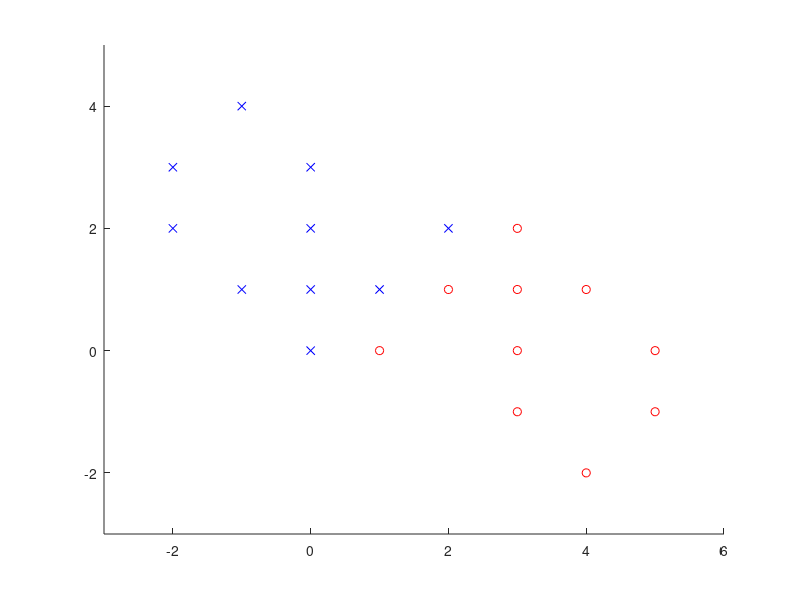

The MATLAB script that drew this image: (Note: this script raises an error after producing the figure.)
X = [-2 -2 -1 -1  0  0  0  0  1  1  2  2  3  3  3  3   4  4  5  5;...
      2  3  1  4  0  1  2  3  0  1  1  2 -1  0  1  2  -2  1 -1  0];
T = [-1 -1 -1 -1 -1 -1 -1 -1  1 -1  1 -1  1  1  1  1   1  1  1  1];

%%
%punctul 1
eticheta1 = find(T==1);
etichetaMinus1 = find(T==-1);
figure(1), hold on;
plot(X(1,eticheta1),X(2,eticheta1),'or');
plot(X(1,etichetaMinus1),X(2,etichetaMinus1),'xb');
axis([min(X(1,:))-1 max(X(1,:))+1 min(X(2,:))-1 max(X(2,:))+1]);

%%
%punctul 2 solutia ecuatiei generale
M = [ones(1,size(X,2)); X];
beta = inv(M*M')*M*T';
bstar = beta(1);
wstar = beta(2:end);
figure(1);
dreaptaSolutieGlobala = plotpc(wstar',bstar);
set(dreaptaSolutieGlobala,'color','m','linewidth',6);

%%
%punctul 3
%creare perceptron cu functia de transfer purelin
net = newp([min(X(1,:)) max(X(1,:));min(X(2,:)) max(X(2,:))],1,'purelin');
%antrenare batch pentru cazul general
net.trainFcn = 'trainb';
net.inputWeights{1}.initFcn = 'initzero';
net.inputWeights{1}.learnFcn = 'learnwh';
net.inputWeights{1}.learnParam.lr = 0.005;
net.biases{1}.initFcn = 'initzero';
net.biases{1}.learnFcn = 'learnwh';
net.biases{1}.learnParam.lr = 0.005;
net.trainParam.epochs = 200;

net = train(net,X,T);

dreaptaSolutieInvatata = plotpc(net.IW{1},net.b{1});
set(dreaptaSolutieInvatata,'color','k','linewidth',2);

title('Reprezentarea exemplelor si a dreptelor de separare');
legend('exemplele din clasa 1','exemplele din clasa -1','dreapta de separare data de Beta','dreapta de separare invatata');

%%
%retea fara bias 
%punctul 4: solutia ecuatiei generale
figure(2), hold on;
plot(X(1,eticheta1),X(2,eticheta1),'or');
plot(X(1,etichetaMinus1),X(2,etichetaMinus1),'xb');
axis([min(X(1,:))-1 max(X(1,:))+1 min(X(2,:))-1 max(X(2,:))+1]);
wstar = inv(X*X')*X*T';
bstar = 0;
dreaptaSolutieGlobalaB0 = plotpc(wstar',bstar);
set(dreaptaSolutieGlobalaB0,'color','m','linewidth',6);

%%
%punctul 5
%creare perceptron cu functia de transfer purelin
net = newp([min(X(1,:)) max(X(1,:));min(X(2,:)) max(X(2,:))],1,'purelin');
%antrenare batch pentru cazul particular b =0
%net.inputWeights{1}.initFcn = 'initzero';
net.inputWeights{1}.learnFcn = 'learnwh';
net.inputWeights{1}.learnParam.lr = 0.005;
net.biasConnect = 0;
net.trainFcn = 'trainb';
net.trainParam.epochs = 200;

net = train(net,X,T);
figure(2);hold on;
dreaptaSolutieInvatataB0Batch = plotpc(net.IW{1},0);
set(dreaptaSolutieInvatataB0Batch,'color','r','linewidth',2);

%%
%punctul 6
%reprezentare functie eroare J
a1 = -0.7:0.01:0.7;
a2 = -0.7:0.01:0.7;
[A1,A2] = meshgrid(a1,a2);
W = [A1(:) A2(:)];
J = 0.5*sum((W * X - repmat(T,size(W,1),1)).^2,2);
J = reshape(J,length(a1),length(a2));
figure(3), hold on
surf(a1,a2,J);
caxis([min(J(:))-.5*range(J(:)),max(J(:))]);
axis([-0.7 0.7 -0.7 0.7 0 max(J(:))+0.1])
xlabel('x1'); ylabel('x2'); zlabel('Functia criteriu J');

%keyboard;
%%
%punctul 7 - antrenare de tip batch cu memorare lui w^k
clear net
net = newp([min(X(1,:)) max(X(1,:));min(X(2,:)) max(X(2,:))],1,'purelin');
net.inputWeights{1}.learnFcn = 'learnwh';
net.inputWeights{1}.learnParam.lr = 0.005;
net.biasConnect = 0;
net.trainFcn = 'trainb';
net.trainParam.epochs = 1;
net.trainParam.showWindow = 0;
net.IW{1} = [-0.6 -0.6];
epocaCurenta = 1;%
epocaMaxima = 200;
w1 = zeros(2,epocaMaxima);
J1 = zeros(1,epocaMaxima);
w1(:,epocaCurenta) = net.IW{1};
J1(epocaCurenta) = 0.5* sum((w1(:,epocaCurenta)'*X - T).^2);
epocaCurenta = 2;

while(epocaCurenta<=epocaMaxima)
    [net, antrenare1] = train(net,X,T);
    w1(:,epocaCurenta) = net.IW{1};
    J1(epocaCurenta) = 0.5* sum((w1(:,epocaCurenta)'*X - T).^2);
    epocaCurenta = epocaCurenta+1;
end
figure(3);hold on;
%ploteaza primele 20 de iteratii
nrEpoci = 20;
for i=1:nrEpoci
    plot3([w1(1,i),w1(1,i+1)],[w1(2,i),w1(2,i+1)],[J1(i), J1(i+1)],'r','linewidth',2);
    pause(1);
    disp(['Epoca ' num2str(i)]);
end
%ultima epoca
i = 200;
plot3(w1(1,i),w1(2,i),J1(i),'or','MarkerSize',10);
figure(2);hold on;
keyboard;
%%
%punctul 8
%creare perceptron cu functia de transfer purelin
net = newp([min(X(1,:)) max(X(1,:));min(X(2,:)) max(X(2,:))],1,'purelin');
%antrenare incrementala cu prezentarea aleatoare a exemplelor
net.inputWeights{1}.initFcn = 'initzero';
net.inputWeights{1}.learnFcn = 'learnwh';
net.inputWeights{1}.learnParam.lr = 0.005;
net.biasConnect = 0;
net.trainFcn = 'trainr';
net.trainParam.epochs = 200;
net = train(net,X,T);
figure(2);hold on;
dreaptaSolutieInvatataB0OnlineAleator = plotpc(net.IW{1},0);
set(dreaptaSolutieInvatataB0OnlineAleator,'color','g','linewidth',2);
%
clear net
net = newp([min(X(1,:)) max(X(1,:));min(X(2,:)) max(X(2,:))],1,'purelin');
net.inputWeights{1}.learnFcn = 'learnwh';
net.inputWeights{1}.learnParam.lr = 0.005;
net.biasConnect = 0;
net.trainFcn = 'trainr';
net.trainParam.epochs = 1;
net.trainParam.showWindow = 0;
epocaCurenta = 1;
epocaMaxima = 200;
w2 = zeros(2,epocaMaxima);
J2 = zeros(1,epocaMaxima);
while(epocaCurenta<=epocaMaxima)
    [net, antrenare2] = train(net,X,T);
    w2(:,epocaCurenta) = net.IW{1};
    J2(epocaCurenta) = 0.5* sum((w2(:,epocaCurenta)'*X - T).^2);
    epocaCurenta = epocaCurenta+1;
end
figure(3);hold on;
%ploteaza primele 20 de iteratii
nrEpoci = 20;
for i=1:nrEpoci
    plot3([w2(1,i),w2(1,i+1)],[w2(2,i),w2(2,i+1)],[J2(i), J2(i+1)],'g','linewidth',2);
    pause(1);
end
%ultima epoca
i = 200;
plot3(w2(1,i),w2(2,i),J2(i),'xg','MarkerSize',10);


%punctul 9
%creare perceptron cu functia de transfer purelin
net = newp([min(X(1,:)) max(X(1,:));min(X(2,:)) max(X(2,:))],1,'purelin');
%antrenare incrementala cu prezentarea ciclica a exemplelor
net.inputWeights{1}.initFcn = 'initzero';
net.inputWeights{1}.learnFcn = 'learnwh';
net.inputWeights{1}.learnParam.lr = 0.005;
net.biasConnect = 0;
net.trainFcn = 'trainc';
net.trainParam.epochs = 200;
net = train(net,X,T);
figure(2);hold on;
dreaptaSolutieInvatataB0OnlineDeterminist = plotpc(net.IW{1},0);
set(dreaptaSolutieInvatataB0OnlineDeterminist,'color','b','linewidth',2);
title('Reprezentarea exemplelor si a dreptelor de separare pentru cazul retelei fara bias');
legend('exemplele din clasa 1','exemplele din clasa -1','dreapta de separare data de Beta','dreapta de separare pentru cazul batch',...
    'dreapta de separare pentru cazul incremental aleator', 'dreapta de separare pentru cazul incremental ciclic');

%
clear net
net = newp([min(X(1,:)) max(X(1,:));min(X(2,:)) max(X(2,:))],1,'purelin');
net.inputWeights{1}.learnFcn = 'learnwh';
net.inputWeights{1}.learnParam.lr = 0.005;
net.biasConnect = 0;
net.trainFcn = 'trainc';
net.trainParam.epochs = 1;
net.trainParam.showWindow = 0;
epocaCurenta = 1;
epocaMaxima = 200;
w3 = zeros(2,epocaMaxima);
J3 = zeros(1,epocaMaxima);
while(epocaCurenta<=epocaMaxima)
    [net, antrenare3] = train(net,X,T);
    w3(:,epocaCurenta) = net.IW{1};
    J3(epocaCurenta) = 0.5* sum((w3(:,epocaCurenta)'*X - T).^2);
    epocaCurenta = epocaCurenta+1;
end
figure(3);hold on;
%ploteaza primele 20 de iteratii
nrEpoci = 20;
for i=1:nrEpoci
    plot3([w3(1,i),w3(1,i+1)],[w3(2,i),w3(2,i+1)],[J3(i), J3(i+1)],'b','linewidth',2);
    pause(1);
end
%ultima epoca
i = 200;
plot3(w3(1,i),w3(2,i),J3(i),'db','MarkerSize',10);


%punctul 10
figure(4), hold on;
diferenta1 = zeros(epocaMaxima,1);
diferenta2 = zeros(epocaMaxima,1);
diferenta3 = zeros(epocaMaxima,1);
for i =1:epocaMaxima
    diferenta1(i) = norm(w1(:,i) - wstar,2);
    diferenta2(i) = norm(w2(:,i) - wstar,2);
    diferenta3(i) = norm(w3(:,i) - wstar,2);
end
plot(diferenta1,'r');
plot(diferenta2,'g');
plot(diferenta3,'b');
title('Convergenta algoritmilor de invatare');
legend('cazul batch','cazul incremental aleatoriu','cazul incremental ciclic'); 